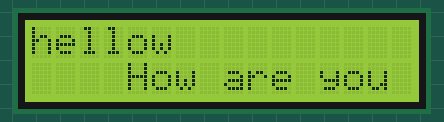
Bench run of a sketch on a simulated Arduino Uno, built with avr-gcc and run on an emulated ATmega328P. Parts: 16×2 character LCD.

Above: at 0.2 s.

The sketch:

lcd_code.ino
```cpp
#include<LiquidCrystal.h>
LiquidCrystal lcd(13,12,8,9,10,11);
void setup() {
  lcd.begin(16,2);
  lcd.clear();
  delay(10);
}

void loop() {
  lcd.setCursor(0,0);
  lcd.print("hellow");
  delay(50);
    lcd.setCursor(4,1);
  lcd.print("How are you");
  delay(50);
}
```
